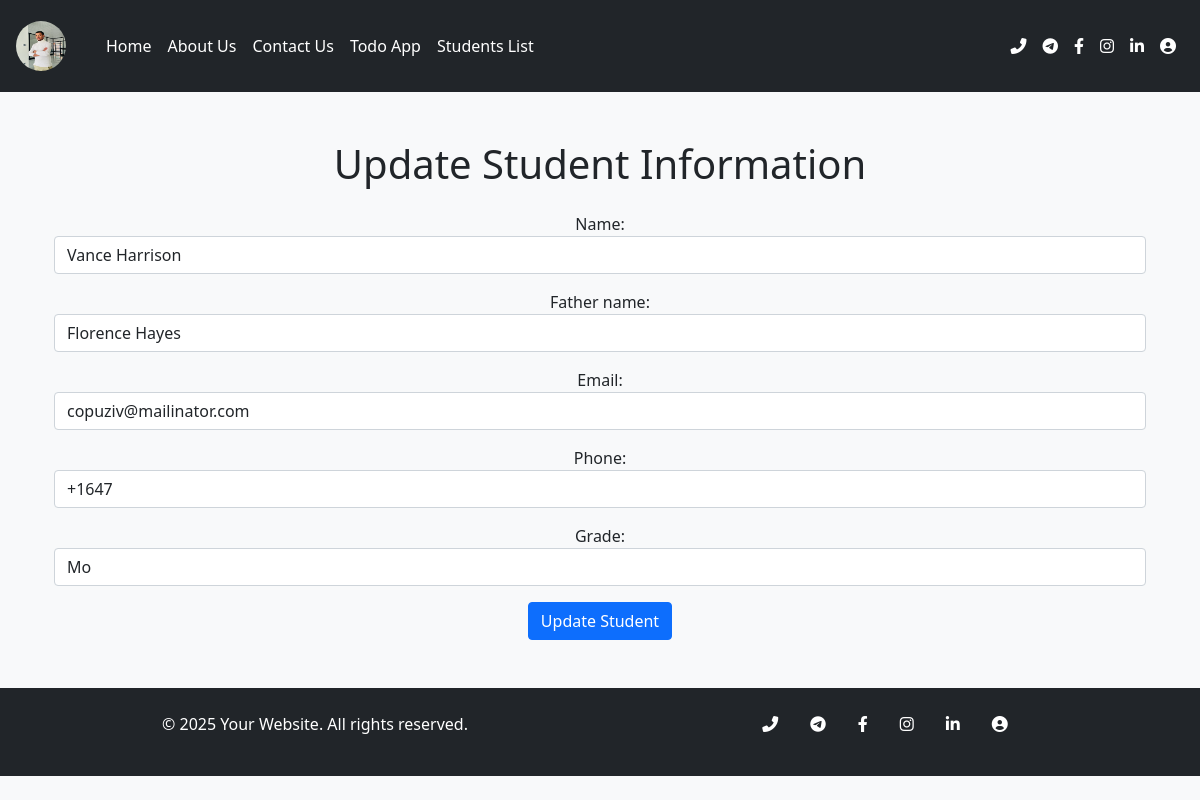
Screenshot of /apps/edit/5 with the database file from the repository.
### myapp/models.py (models this page shows, shortened)
class Student(models.Model):
    name = models.CharField(max_length=30)
    father_name = models.CharField(max_length=30)
    email = models.EmailField()
    phone = models.CharField(max_length=10)
    grade = models.CharField(max_length=2)

### myapp/views.py (the view)
# urls.py: path('edit/<student_id>', views.edit_student, name='edit_student'),
def edit_student(request, student_id):
    student = Student.objects.get(id=student_id)
    if request.method == 'POST':
        form = StudentForm(request.POST, instance=student)
        if form.is_valid():
            form.save()
            messages.success(request, 'Student data updated successfully')
            return redirect('student')
    else:
        form = StudentForm(instance=student)
    context = {'form': form}
    return render(request, 'edit_student.html', context)

### myapp/forms.py
class StudentForm(forms.ModelForm):
    class Meta:
        model = Student
        fields = '__all__'
        widgets = {
            'name': forms.TextInput(attrs={'class': 'form-control'}),
            'father_name': forms.TextInput(attrs={'class': 'form-control'}),
            'age': forms.NumberInput(attrs={'class': 'form-control'}),
            'email': forms.EmailInput(attrs={'class': 'form-control'}),
            'phone': forms.TextInput(attrs={'class': 'form-control'}),
            'grade': forms.TextInput(attrs={'class': 'form-control'}),
        }

### myapp/templates/edit_student.html (shortened to what this page needs)
{% extends "base.html" %}
{% block content %}
<div class="container mt-5">
    <h1 class="text-center mb-4">Update Student Information</h1>
    <form class="mb-5" method="POST">
        {{ form.as_p }}
        <button type="submit" class="btn btn-primary">Update Student</button>
    </form>
</div>
{% endblock %}

### rows the page displays
Student: name "Vance Harrison", father_name "Florence Hayes", email "copuziv@mailinator.com", phone "+1647", grade "Mo"
